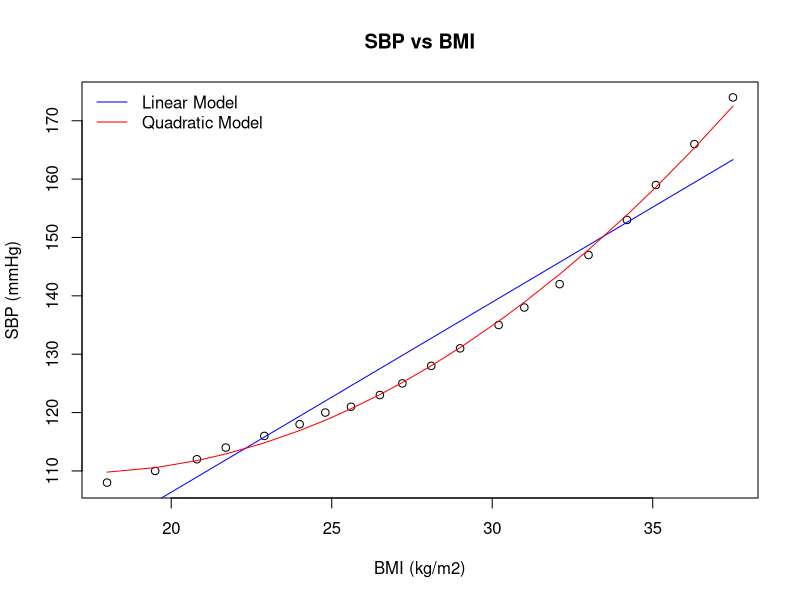

Recreate this plot in R. (Note: this script raises an error after producing the figure.)
#---------------------------------------------
#         Multiple Linear Regression
#---------------------------------------------

library("MASS")

df <- data.frame(
  y = c(79.30, 200.10, 163.20, 200.10, 146.00, 177.70, 30.90, 291.90, 160.00, 339.40, 159.60, 86.30, 237.50, 107.20, 155.00),
  x1 = c(5.50, 2.50, 8.00, 3.00, 3.00, 2.90, 8.00, 9.00, 4.00, 6.50, 5.50, 5.00, 6.00, 5.00, 3.50),
  x2 = c(31.00, 55.00, 67.00, 50.00, 38.00, 71.00, 30.00, 56.00, 42.00, 73.00, 60.00, 44.00, 50.00, 39.00, 55.00),
  x3 = c(10.00, 8.00, 12.00, 7.00, 8.00, 12.00, 12.00, 5.00, 8.00, 5.00, 11.00, 12.00, 6.00, 10.00, 10.00),
  x4 = c(8.00, 6.00, 9.00, 16.00, 15.00, 17.00, 8.00, 10.00, 4.00, 16.00, 7.00, 12.00, 6.00, 4.00, 4.00)
)

#full model
full.model<- lm(y~., data=df)
#stepwise regression model
step.model <- stepAIC(full.model, direction="both", trace = "FALSE")
summary(step.model)
#selecting model with lowest AIC (variables + interactions)
new.stepmodel<- step(lm(y ~ (x1 + x2 + x3)^2, data=df), direction = "both")
summary(new.stepmodel)


#---------------------------------------------
#         Polynomial Regression
#---------------------------------------------

df <- data.frame(
  bmi = c(18.0, 19.5, 20.8, 21.7, 22.9, 24.0, 24.8, 25.6, 26.5, 27.2, 
          28.1, 29.0, 30.2, 31.0, 32.1, 33.0, 34.2, 35.1, 36.3, 37.5),
  sbp = c(108, 110, 112, 114, 116, 118, 120, 121, 123, 125, 
          128, 131, 135, 138, 142, 147, 153, 159, 166, 174)
)

#linear model
linear.model <- lm(sbp~bmi, data=df)
summary(linear.model)

#quadratic polynomial model
quadratic.model <- lm(sbp ~ bmi + I(bmi^2), data=df)
summary(quadratic.model)

# Plot the base data
plot(df$bmi, df$sbp, 
     main="SBP vs BMI", 
     xlab="BMI (kg/m2)", 
     ylab="SBP (mmHg)")

lines(df$bmi, predict(linear.model), col="blue")
lines(df$bmi, predict(quadratic.model), col="red")

legend("topleft", 
       legend=c("Linear Model", "Quadratic Model"), 
       col=c("blue", "red"), 
       lty=1,   
       bty="n")
#---------------------------------------------
#         Poisson Regression
#---------------------------------------------
df <- data.frame(
  visits = c(6, 5, 7, 8, 9, 12, 11, 7, 6, 8, 10, 13, 14, 9),
  pm25 = c(18, 14, 22, 25, 28, 35, 33, 20, 16, 24, 30, 38, 40, 26),
  heat = c(31, 30, 32, 33, 34, 35, 34, 32, 31, 33, 34, 36, 36, 33),
  weekend = c(0, 0, 0, 0, 0, 1, 1, 0, 0, 0, 0, 0, 1, 1),
  population = 120000
)

# Poisson model
asthma_model <- glm(visits ~ pm25 + heat + weekend + offset(log(population)), 
                    family = poisson, 
                    data = df)
summary(asthma_model)

#Is there multicollinearity?
library(MASS)
vif(asthma_model)

#Finding best model
new.model <- stats::step(asthma_model, direction = "both")
summary(new.model)
